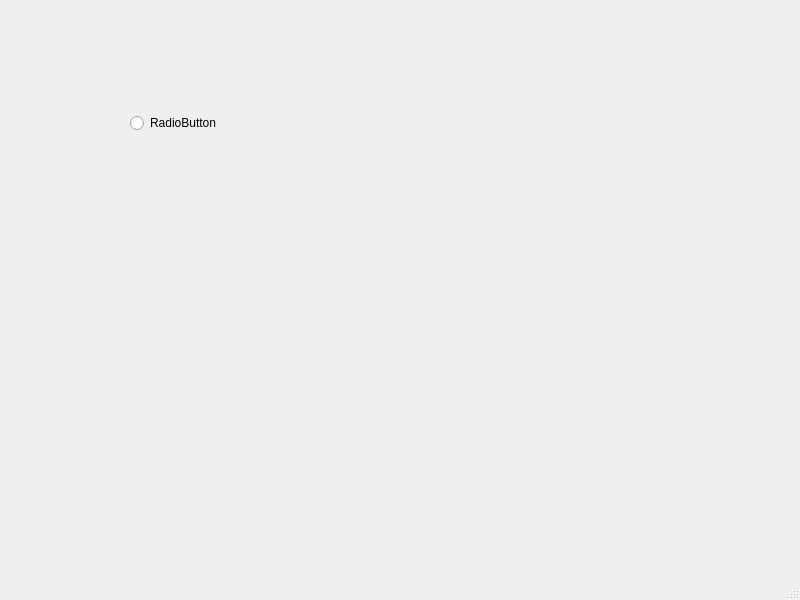
<?xml version="1.0" encoding="UTF-8"?>
<ui version="4.0">
 <class>MainWindow</class>
 <widget class="QMainWindow" name="MainWindow">
  <property name="geometry">
   <rect>
    <x>0</x>
    <y>0</y>
    <width>800</width>
    <height>600</height>
   </rect>
  </property>
  <property name="windowTitle">
   <string>MainWindow</string>
  </property>
  <widget class="QWidget" name="centralwidget">
   <widget class="QRadioButton" name="radioButton">
    <property name="geometry">
     <rect>
      <x>130</x>
      <y>110</y>
      <width>112</width>
      <height>26</height>
     </rect>
    </property>
    <property name="text">
     <string>RadioButton</string>
    </property>
   </widget>
  </widget>
  <widget class="QMenuBar" name="menubar">
   <property name="geometry">
    <rect>
     <x>0</x>
     <y>0</y>
     <width>800</width>
     <height>25</height>
    </rect>
   </property>
  </widget>
  <widget class="QStatusBar" name="statusbar"/>
 </widget>
 <resources/>
 <connections/>
</ui>
